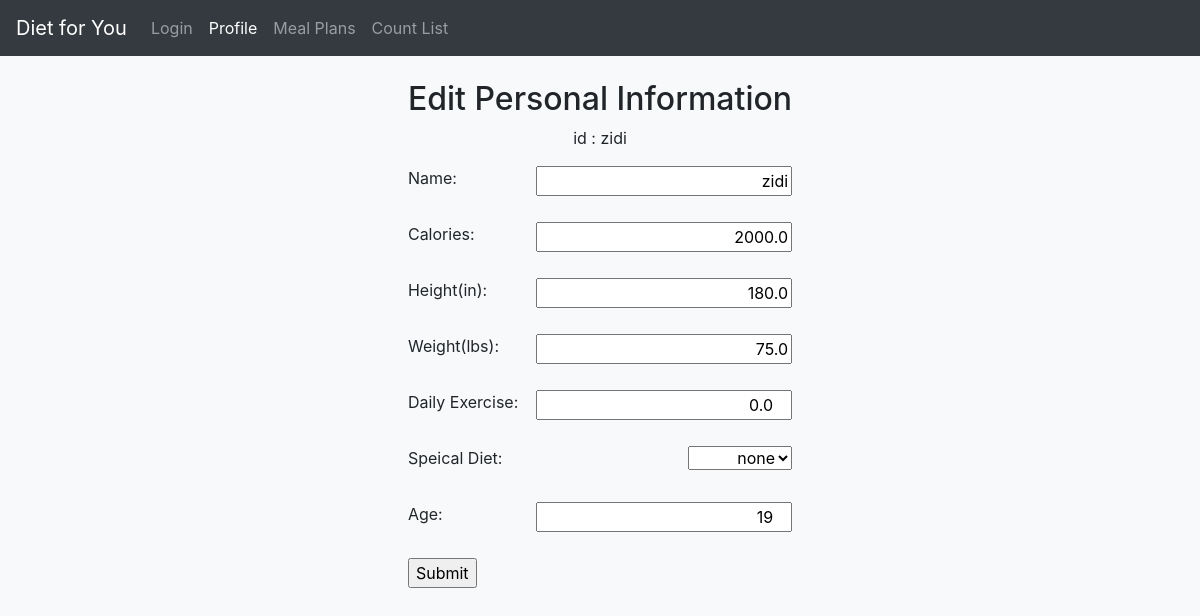
/edit/ (signed in), run on an earlier commit of the app's database.
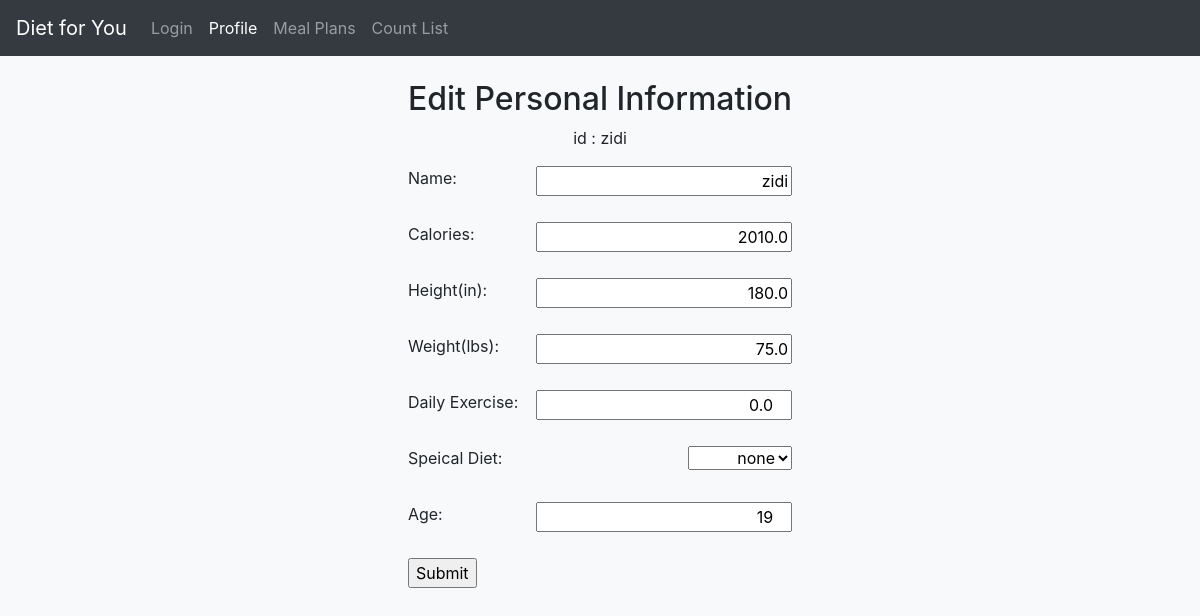
And on a later commit of the database.
### main/models.py (models this page shows, shortened)
class post_data(models.Model):
    id = models.CharField(max_length = 50, primary_key= True)
    calories = models.FloatField(default= 2000.0)
    height = models.FloatField(default = 180)
    weight = models.FloatField(default = 75)
    name = models.CharField(max_length=50, default='')
    dailyExtraConsume = models.FloatField(default=0)
    specialDiet = models.CharField(max_length = 100, default = 'none')
    age = models.IntegerField(null = True)

### main/views.py (the view)
# urls.py: path('edit/', edit),
def edit(request):
   currentUser = request.user
   personId = currentUser.username
   thisPerson = post_data.objects.raw('SELECT * FROM main_post_data WHERE id = %s', [personId])
   for p in thisPerson:
         person = p
   return render(request, 'test.html', {'info':person})

### templates/test.html (shortened to what this page needs)
<html lang="en">
<head>
<link rel="stylesheet" href="https://stackpath.bootstrapcdn.com/bootstrap/4.5.0/css/bootstrap.min.css">
<nav class="navbar navbar-expand navbar-dark bg-dark">
<div class="collapse navbar-collapse" id="navbarsExample02">
  <a class="navbar-brand" href="/home">Diet for You</a>
<ul class="navbar-nav mr-auto">
  <li class="nav-item">
    <a class="nav-link" href="/login">Login</a>
  </li>
  <li class="nav-item active">
    <a class="nav-link" href="/main">Profile<span class="sr-only">(current)</span></a>
  </li>
  <li class="nav-item">
    <a class="nav-link" href="/recipe">Meal Plans</a>
  </li>
  <li class="nav-item">
    <a class="nav-link" href="/countList">Count List</a>
</li>
</ul>
</div>
</nav>
</head>
<body class="bg-light">
    <div class="container">
  <div class="row">
    <div class="mt-4 mb-4 mx-auto" style="text-align:left">
    <h2>Edit Personal Information</h2>
    <div class="mb-4">
      <form action="/edit/updateInfo/" method="POST">
          <p style="text-align:center"> id : {{info.id}}</p>
          <label for="input">Name: </label>
          <input type="text" id="input" name="name" style="float:right; text-align:right;" value={{info.name}}><br><br>
          <label for="input2">Calories: </label>
          <input type="text" id="input2" name="cal" style="float:right; text-align:right;" value = {{info.calories}}><br><br>
          <label for="input3">Height(in): </label>
          <input type="text" id="input3" name="height" style="float:right; text-align:right;" value = {{info.height}}><br><br>
          <label for="input4">Weight(lbs): </label>
          <input type="text" id="input4" name = "weight" style="float:right; text-align:right;" value = {{info.weight}}><br><br>
          <label for="input5">Daily Exercise: </label>
          <input type="number" id="input5" name = "exercise" style="float:right; text-align:right;" value = {{info.dailyExtraConsume}}><br><br>
          <label for="input6">Speical Diet: </label>
          <select name="speicalDiet" id="input6" style="float:right; text-align:right;" value = {{info.specialDiet}}>
          <option value="none">none</option>
          </select><br><br>
          <label for="input7">Age: </label>
          <input type="number" id="input7" name = "age" style="float:right; text-align:right;" value = {{info.age}}><br><br>
          <input type="submit" value="Submit">
          <input type="hidden" id="input0" name="pid" value = {{info.id}}><br><br>
        </form>
</div>
</div>
</div>
</div>
</body>
</html>

What changed in the data, as far as the page shows it:
changed post_data "zidi": cal "2000.0" → "2010.0"
